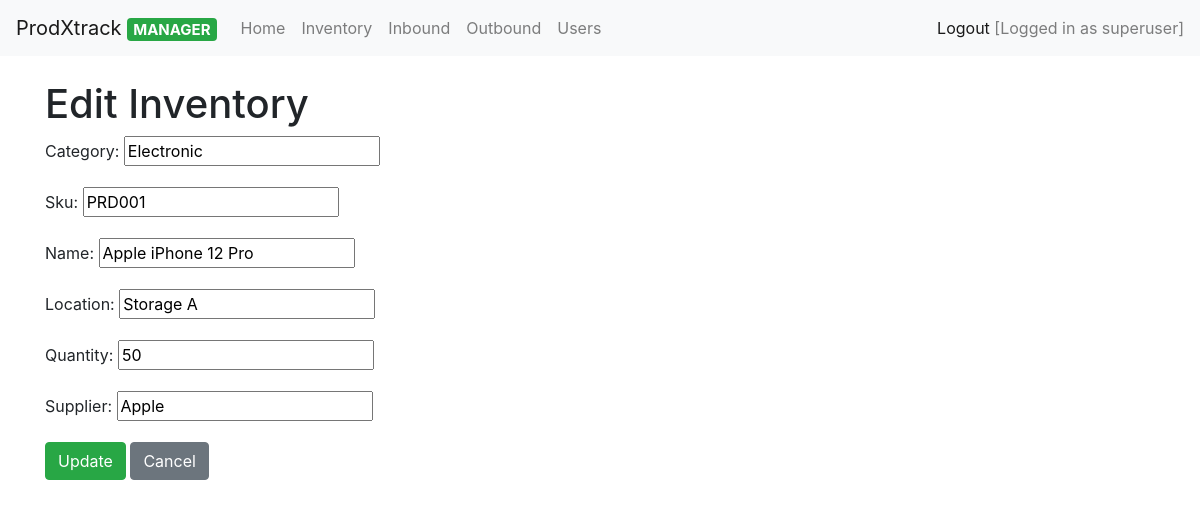
/edit/5/ (signed in), run on the app's committed database.
### inventory/models.py (models this page shows, shortened)
class Inventory(models.Model):
    category = models.CharField(max_length=255)
    sku = models.CharField(max_length=100, unique=True)
    name = models.CharField(max_length=255)
    location = models.CharField(max_length=255)
    quantity = models.IntegerField()
    supplier = models.CharField(max_length=255)
    class Meta:
        verbose_name = "Inventory"
        verbose_name_plural = "Inventories"

### inventory/views.py (the view)
# urls.py: path('edit/<int:pk>/', views.edit_inventory, name='edit_inventory'),
@login_required
@user_passes_test(is_manager)
def edit_inventory(request, pk):
    item = get_object_or_404(Inventory, pk=pk)
    if request.method == 'POST':
        form = InventoryForm(request.POST, instance=item)
        if form.is_valid():
            form.save()
            return redirect('inventory_list')
    else:
        form = InventoryForm(instance=item)
    context = {
        'form': form,
        'item':item,
    }
    return render(request, 'inventory/edit_inv.html', context)

### inventory/forms.py
class InventoryForm(forms.ModelForm):
    class Meta:
        model = Inventory
        fields = ['category', 'sku', 'name', 'location', 'quantity', 'supplier']

### inventory/views.py (called while the page is built)
def is_manager(user):
    return user.userprofile.is_manager

### inventory/templates/inventory/edit_inv.html (shortened to what this page needs)
{% extends 'inventory/base.html' %}
{% block content %}
<h1>Edit Inventory</h1>
<form method="post">
    {{ form.as_p }}
    <button class="btn btn-success" type="submit">Update</button>
    <a href="{% url 'inventory_list' %}" class="btn btn-secondary">Cancel</a>
</form>
{% endblock %}

### inventory/templates/inventory/base.html (shortened to what this page needs)
<!DOCTYPE html>
<html lang="en">
<head>
    <link rel="stylesheet" href="https://maxcdn.bootstrapcdn.com/bootstrap/4.0.0/css/bootstrap.min.css">
</head>
<body>
    <nav class="navbar navbar-expand-lg navbar-light bg-light">
        <a class="navbar-brand" href="{% url 'index' %}">ProdXtrack {% if user.userprofile.is_manager %}
            <span class="badge badge-success">MANAGER</span>
            {% endif %}
        </a>
        <div class="collapse navbar-collapse justify-content-center" id="navbarNav">
            <ul class="navbar-nav">
                {% if user.is_authenticated %}
                <li class="nav-item">
                    <a class="nav-link" href="{% url 'index' %}">Home</a>
                </li>
                <li class="nav-item">
                    <a class="nav-link" href="{% url 'inventory_list' %}">Inventory</a>
                </li>
                <li class="nav-item">
                    <a class="nav-link" href="{% url 'view_inbound_history' %}">Inbound</a>
                </li>
                <li class="nav-item">
                    <a class="nav-link" href="{% url 'view_outbound_history' %}">Outbound</a>
                </li>
                {% if user.userprofile.is_manager %}
                <li class="nav-item">
                    <a class="nav-link" href="{% url 'user_list' %}">Users</a>
                </li>
                {% endif %}
                {% endif %}
            </ul>
            {% if user.is_authenticated %}
            <span class="navbar-text ml-auto">
                <a href="{% url 'custom_logout' %}">Logout</a>
                [Logged in as {{ user.username }}]
            </span>
            {% endif %}
        </div>
    </nav>
    <div class="container mt-4">
        {% block content %}{% endblock %}
    </div>
</body>
</html>

### data on the page
Inventory: category "Electronic", sku "PRD001", name "Apple iPhone 12 Pro", location "Storage A", quantity "50", supplier "Apple"

### other printed values
{{ user.username }} "superuser"
